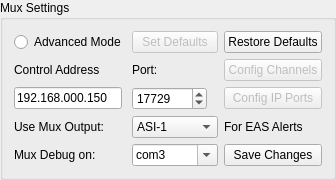
         <widget class="QGroupBox" name="groupBox_5">
          <property name="title">
           <string>Mux Settings</string>
          </property>
          <layout class="QGridLayout" name="gridLayout_7">
           <item row="4" column="2">
            <widget class="QComboBox" name="mux_out_port">
             <property name="minimumSize">
              <size>
               <width>0</width>
               <height>20</height>
              </size>
             </property>
             <item>
              <property name="text">
               <string>ASI-1</string>
              </property>
             </item>
             <item>
              <property name="text">
               <string>ASI-2</string>
              </property>
             </item>
             <item>
              <property name="text">
               <string>SMPTE</string>
              </property>
             </item>
             <item>
              <property name="text">
               <string>No Output</string>
              </property>
             </item>
             <item>
              <property name="text">
               <string>IP-1</string>
              </property>
             </item>
             <item>
              <property name="text">
               <string>IP-2</string>
              </property>
             </item>
             <item>
              <property name="text">
               <string>IP-3</string>
              </property>
             </item>
             <item>
              <property name="text">
               <string>IP-4</string>
              </property>
             </item>
            </widget>
           </item>
           <item row="2" column="0">
            <widget class="QLabel" name="label_13">
             <property name="text">
              <string>Control Address</string>
             </property>
            </widget>
           </item>
           <item row="2" column="2">
            <widget class="QLabel" name="label_12">
             <property name="text">
              <string>Port:</string>
             </property>
            </widget>
           </item>
           <item row="3" column="0">
            <widget class="QLineEdit" name="mux_ctrl_addr">
             <property name="sizePolicy">
              <sizepolicy hsizetype="Fixed" vsizetype="Fixed">
               <horstretch>0</horstretch>
               <verstretch>0</verstretch>
              </sizepolicy>
             </property>
             <property name="minimumSize">
              <size>
               <width>95</width>
               <height>20</height>
              </size>
             </property>
             <property name="maximumSize">
              <size>
               <width>16777215</width>
               <height>16777215</height>
              </size>
             </property>
             <property name="inputMask">
              <string>000.000.000.000;_</string>
             </property>
             <property name="text">
              <string>192.168.000.150</string>
             </property>
             <property name="maxLength">
              <number>15</number>
             </property>
            </widget>
           </item>
           <item row="0" column="0">
            <widget class="QRadioButton" name="mux_advanced">
             <property name="text">
              <string>Advanced Mode</string>
             </property>
            </widget>
           </item>
           <item row="5" column="0">
            <widget class="QLabel" name="label_16">
             <property name="text">
              <string>Mux Debug on:</string>
             </property>
            </widget>
           </item>
           <item row="4" column="0">
            <widget class="QLabel" name="label_14">
             <property name="text">
              <string>Use Mux Output:</string>
             </property>
            </widget>
           </item>
           <item row="3" column="2">
            <widget class="QSpinBox" name="mux_ctrl_port">
             <property name="minimumSize">
              <size>
               <width>0</width>
               <height>20</height>
              </size>
             </property>
             <property name="maximumSize">
              <size>
               <width>75</width>
               <height>16777215</height>
              </size>
             </property>
             <property name="minimum">
              <number>1024</number>
             </property>
             <property name="maximum">
              <number>49151</number>
             </property>
             <property name="value">
              <number>17729</number>
             </property>
            </widget>
           </item>
           <item row="5" column="2">
            <widget class="QComboBox" name="mux_debug_comport">
             <property name="minimumSize">
              <size>
               <width>0</width>
               <height>20</height>
              </size>
             </property>
             <property name="editable">
              <bool>true</bool>
             </property>
             <item>
              <property name="text">
               <string>com3</string>
              </property>
             </item>
            </widget>
           </item>
           <item row="0" column="2">
            <widget class="QPushButton" name="set_mux_defaults">
             <property name="enabled">
              <bool>false</bool>
             </property>
             <property name="text">
              <string>Set Defaults</string>
             </property>
            </widget>
           </item>
           <item row="2" column="3">
            <widget class="QPushButton" name="pushButton">
             <property name="enabled">
              <bool>false</bool>
             </property>
             <property name="sizePolicy">
              <sizepolicy hsizetype="Minimum" vsizetype="Fixed">
               <horstretch>0</horstretch>
               <verstretch>0</verstretch>
              </sizepolicy>
             </property>
             <property name="minimumSize">
              <size>
               <width>0</width>
               <height>20</height>
              </size>
             </property>
             <property name="text">
              <string>Config Channels</string>
             </property>
            </widget>
           </item>
           <item row="3" column="3">
            <widget class="QPushButton" name="pushButton_3">
             <property name="enabled">
              <bool>false</bool>
             </property>
             <property name="minimumSize">
              <size>
               <width>0</width>
               <height>20</height>
              </size>
             </property>
             <property name="text">
              <string>Config IP Ports</string>
             </property>
            </widget>
           </item>
           <item row="4" column="3">
            <widget class="QLabel" name="label_15">
             <property name="text">
              <string>For EAS Alerts</string>
             </property>
            </widget>
           </item>
           <item row="5" column="3">
            <widget class="QPushButton" name="update_mux_settings">
             <property name="minimumSize">
              <size>
               <width>0</width>
               <height>20</height>
              </size>
             </property>
             <property name="text">
              <string>Save Changes</string>
             </property>
            </widget>
           </item>
           <item row="0" column="3">
            <widget class="QPushButton" name="restore_mux_defaults">
             <property name="sizePolicy">
              <sizepolicy hsizetype="Minimum" vsizetype="Fixed">
               <horstretch>0</horstretch>
               <verstretch>0</verstretch>
              </sizepolicy>
             </property>
             <property name="minimumSize">
              <size>
               <width>0</width>
               <height>20</height>
              </size>
             </property>
             <property name="text">
              <string>Restore Defaults</string>
             </property>
            </widget>
           </item>
          </layout>
         </widget>
